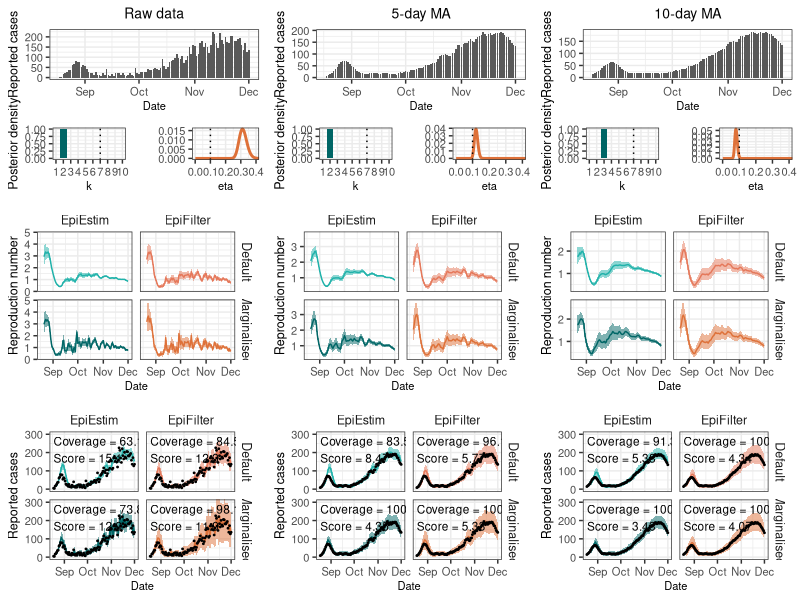

Reproduce this figure in R. (Note: this script raises an error after producing the figure.)

rm(list=ls())

library(tidyverse)
library(cowplot)

custom_theme <- theme_bw() +
  theme(
    axis.title.y = element_text(size=9),
    axis.title.x = element_text(size=8),
    axis.text = element_text(size=8),
    strip.background = element_blank(),
    strip.text = element_text(size=9),
    plot.title = element_text(hjust = 0.5, size=10)#,
    # panel.grid = element_blank()
  )

windin=3
xlims = c(0, 0.4)

# Load the data
df = read.csv("paper/outputs/s6a_nzmovingaverage.csv")
df_eepost = read.csv("paper/outputs/s6a_nzmovingaverage_epiestimposteriors.csv")
df_efpost = read.csv("paper/outputs/s6a_nzmovingaverage_epifilterposteriors.csv")

# Clean the data
df$fit = ifelse(grepl("Conditional", df$fit), "Default", df$fit)
df = df %>%
  mutate(NameForColors=paste0(model, fit),
         date = as.Date("2021-08-18") - 1 + t) %>%
  filter(date <= as.Date("2021-12-01")) %>%
  mutate(fit2 = factor(fit, levels=c("Marginalised", "Default")),
         fit=factor(fit, levels=c("Default", "Marginalised")))

# Append colors
colors <- c(EpiEstimMarginalised="#006666", EpiEstimDefault="#20B2AA",
            EpiFilterMarginalised="#DE7139", EpiFilterDefault="#E5785A")

# Calculate coverage statistics
df_coverage = df %>%
  filter(t>windin) %>%
  group_by(movingaverage, model, fit) %>%
  summarise(Rt_coverage = 100*round(mean((TrueRt <= upper) & (TrueRt >= lower)), digits=3),
            Ct_coverage = 100*round(mean((Cases <= upper_cases) & (Cases >= lower_cases)), digits=3),
            score = signif(mean(crps), 3))





# Plot results from raw data
plt_data_raw = ggplot(df %>% filter(movingaverage=="Raw", model=="EpiEstim", fit=="Marginalised")) +
  geom_col(aes(x=date, y=Cases), width = 0.8) +
  custom_theme +
  xlab("Date") + ylab("Reported cases") +
  ggtitle("Raw data")

plt_post_raw = ggplot(df %>% filter(movingaverage=="Raw")) +
  geom_ribbon(aes(x=date, ymin=lower, ymax=upper, fill=NameForColors), data=.%>%filter(t>windin), alpha=0.5) +
  geom_line(aes(x=date, y=mean, color=NameForColors), data=.%>%filter(t>windin)) +
  geom_line(aes(x=date, y=TrueRt), color="black", lwd=0.3) +
  facet_grid(fit~model) +
  ylab("Reproduction number") + xlab("Date") +
  custom_theme +
  scale_fill_manual(values=colors) +
  scale_color_manual(values=colors) +
  theme(legend.position="none")

plt_predpost_raw = ggplot(df %>% filter(movingaverage=="Raw")) +
  geom_ribbon(aes(x=date, ymin=lower_cases, ymax=upper_cases, fill=NameForColors), data=.%>%filter(t>windin), alpha=0.5) +
  geom_line(aes(x=date, y=mean_cases, color=NameForColors), data=.%>%filter(t>windin)) +
  geom_point(aes(x=date, y=Cases), color="black", size=0.3) +
  geom_text(data = df_coverage %>% filter(movingaverage == "Raw"),
            aes(x = min(df$date), y = Inf, label = paste0("Coverage = ", Ct_coverage, "%\nScore = ", score)),
            hjust = 0, vjust = 1.2, size = 3, color = "black") +
  facet_grid(fit~model) +
  coord_cartesian(ylim=c(0,300)) +
  ylab("Reported cases") + xlab("Date") +
  custom_theme +
  scale_fill_manual(values=colors) +
  scale_color_manual(values=colors) +
  theme(legend.position="none")

plt_param_rw_ef = ggplot(df_efpost %>% filter(movingaverage=="Raw")) +
  geom_line(aes(x=eta, y=p), color="#DE7139", lwd=1) +
  geom_vline(xintercept=0.1, color="black", linetype="dotted") +
  custom_theme +
  coord_cartesian(xlim=xlims) +
  xlab("eta") + ylab("")

plt_param_rw_ee = ggplot(df_eepost %>% filter(movingaverage=="Raw")) +
  geom_col(aes(x=k, y=p), fill="#006666") +
  custom_theme +
  xlab("k") + ylab("Posterior density") +
  scale_x_continuous(breaks=seq(1,10), labels=seq(1,10), limits=c(1,10), minor_breaks=NULL) +
  geom_vline(xintercept=7, color="black", linetype="dotted")

plt_param_raw = plot_grid(plt_param_rw_ee, plt_param_rw_ef, ncol=2)

plt_raw = plot_grid(plt_data_raw, plt_param_raw, plt_post_raw, plt_predpost_raw, ncol=1 , rel_heights=c(0.6, 0.4, 1, 1))


# Plot results from 5-day ma
plt_data_5 = ggplot(df %>% filter(movingaverage=="5-day", model=="EpiEstim", fit=="Marginalised")) +
  geom_col(aes(x=date, y=Cases), width = 0.8) +
  custom_theme +
  xlab("Date") + ylab("Reported cases") +
  ggtitle("5-day MA")

plt_post_5 = ggplot(df %>% filter(movingaverage=="5-day")) +
  geom_ribbon(aes(x=date, ymin=lower, ymax=upper, fill=NameForColors), data=.%>%filter(t>windin), alpha=0.5) +
  geom_line(aes(x=date, y=mean, color=NameForColors), data=.%>%filter(t>windin)) +
  geom_line(aes(x=date, y=TrueRt), color="black", lwd=0.3) +
  facet_grid(fit~model) +
  ylab("Reproduction number") + xlab("Date") +
  custom_theme +
  scale_fill_manual(values=colors) +
  scale_color_manual(values=colors) +
  theme(legend.position="none")

plt_predpost_5 = ggplot(df %>% filter(movingaverage=="5-day")) +
  geom_ribbon(aes(x=date, ymin=lower_cases, ymax=upper_cases, fill=NameForColors), data=.%>%filter(t>windin), alpha=0.5) +
  geom_line(aes(x=date, y=mean_cases, color=NameForColors), data=.%>%filter(t>windin)) +
  geom_point(aes(x=date, y=Cases), color="black", size=0.3) +
  geom_text(data = df_coverage %>% filter(movingaverage == "5-day"),
            aes(x = min(df$date), y = Inf, label = paste0("Coverage = ", Ct_coverage, "%\nScore = ", score)),
            hjust = 0, vjust = 1.2, size = 3, color = "black") +
  facet_grid(fit~model) +
  coord_cartesian(ylim=c(0,300)) +
  ylab("Reported cases") + xlab("Date") +
  custom_theme +
  scale_fill_manual(values=colors) +
  scale_color_manual(values=colors) +
  theme(legend.position="none")

plt_param_5_ef = ggplot(df_efpost %>% filter(movingaverage=="5-day")) +
  geom_line(aes(x=eta, y=p), color="#DE7139", lwd=1) +
  geom_vline(xintercept=0.1, color="black", linetype="dotted") +
  custom_theme +
  coord_cartesian(xlim=xlims) +
  xlab("eta") + ylab("")

plt_param_5_ee = ggplot(df_eepost %>% filter(movingaverage=="5-day")) +
  geom_col(aes(x=k, y=p), fill="#006666") +
  custom_theme +
  xlab("k") + ylab("Posterior density") +
  scale_x_continuous(breaks=seq(1,10), labels=seq(1,10), limits=c(1,10), minor_breaks=NULL) +
  geom_vline(xintercept=7, color="black", linetype="dotted")

plt_param_5 = plot_grid(plt_param_5_ee, plt_param_5_ef, ncol=2)

plt_5 = plot_grid(plt_data_5, plt_param_5, plt_post_5, plt_predpost_5, ncol=1 , rel_heights=c(0.6, 0.4, 1, 1))



# Plot results from 10-day ma
plt_data_10 = ggplot(df %>% filter(movingaverage=="10-day", model=="EpiEstim", fit=="Marginalised")) +
  geom_col(aes(x=date, y=Cases), width = 0.8) +
  custom_theme +
  xlab("Date") + ylab("Reported cases") +
  ggtitle("10-day MA")

plt_post_10 = ggplot(df %>% filter(movingaverage=="10-day")) +
  geom_ribbon(aes(x=date, ymin=lower, ymax=upper, fill=NameForColors), data=.%>%filter(t>windin), alpha=0.5) +
  geom_line(aes(x=date, y=mean, color=NameForColors), data=.%>%filter(t>windin)) +
  geom_line(aes(x=date, y=TrueRt), color="black", lwd=0.3) +
  facet_grid(fit~model) +
  ylab("Reproduction number") + xlab("Date") +
  custom_theme +
  scale_fill_manual(values=colors) +
  scale_color_manual(values=colors) +
  theme(legend.position="none")

plt_predpost_10 = ggplot(df %>% filter(movingaverage=="10-day")) +
  geom_ribbon(aes(x=date, ymin=lower_cases, ymax=upper_cases, fill=NameForColors), data=.%>%filter(t>windin), alpha=0.5) +
  geom_line(aes(x=date, y=mean_cases, color=NameForColors), data=.%>%filter(t>windin)) +
  geom_point(aes(x=date, y=Cases), color="black", size=0.3) +
  geom_text(data = df_coverage %>% filter(movingaverage == "10-day"),
            aes(x = min(df$date), y = Inf, label = paste0("Coverage = ", Ct_coverage, "%\nScore = ", score)),
            hjust = 0, vjust = 1.2, size = 3, color = "black") +
  facet_grid(fit~model) +
  coord_cartesian(ylim=c(0,300)) +
  ylab("Reported cases") + xlab("Date") +
  custom_theme +
  scale_fill_manual(values=colors) +
  scale_color_manual(values=colors) +
  theme(legend.position="none")

plt_param_10_ef = ggplot(df_efpost %>% filter(movingaverage=="10-day")) +
  geom_line(aes(x=eta, y=p), color="#DE7139", lwd=1) +
  geom_vline(xintercept=0.1, color="black", linetype="dotted") +
  custom_theme +
  coord_cartesian(xlim=xlims) +
  xlab("eta") + ylab("")

plt_param_10_ee = ggplot(df_eepost %>% filter(movingaverage=="10-day")) +
  geom_col(aes(x=k, y=p), fill="#006666") +
  custom_theme +
  xlab("k") + ylab("Posterior density") +
  scale_x_continuous(breaks=seq(1,10), labels=seq(1,10), limits=c(1,10), minor_breaks=NULL) +
  geom_vline(xintercept=7, color="black", linetype="dotted")

plt_param_10 = plot_grid(plt_param_10_ee, plt_param_10_ef, ncol=2)

plt_10 = plot_grid(plt_data_10, plt_param_10, plt_post_10, plt_predpost_10, ncol=1 , rel_heights=c(0.6, 0.4, 1, 1))



plt = plot_grid(plt_raw, plt_5, plt_10, ncol=3) 
plt
ggsave(paste0("paper/figures/s6a_nzma.png"), plt, dpi=300, width=25, height=21, units="cm")
